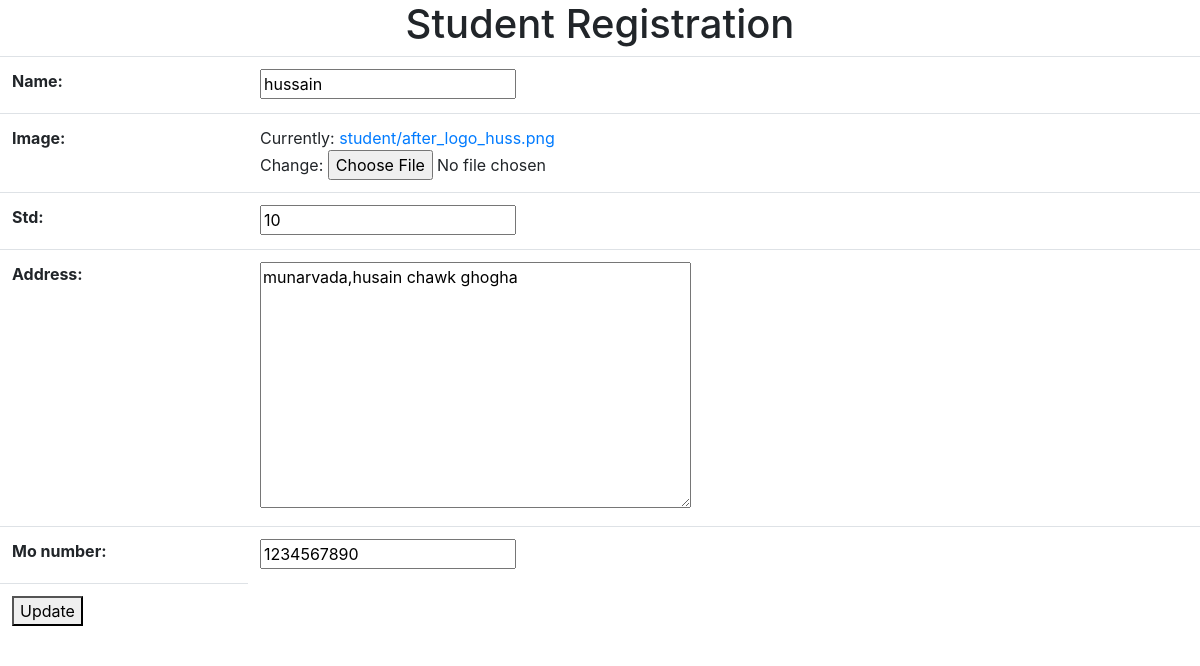
Page /update/1/ on the earlier database version.
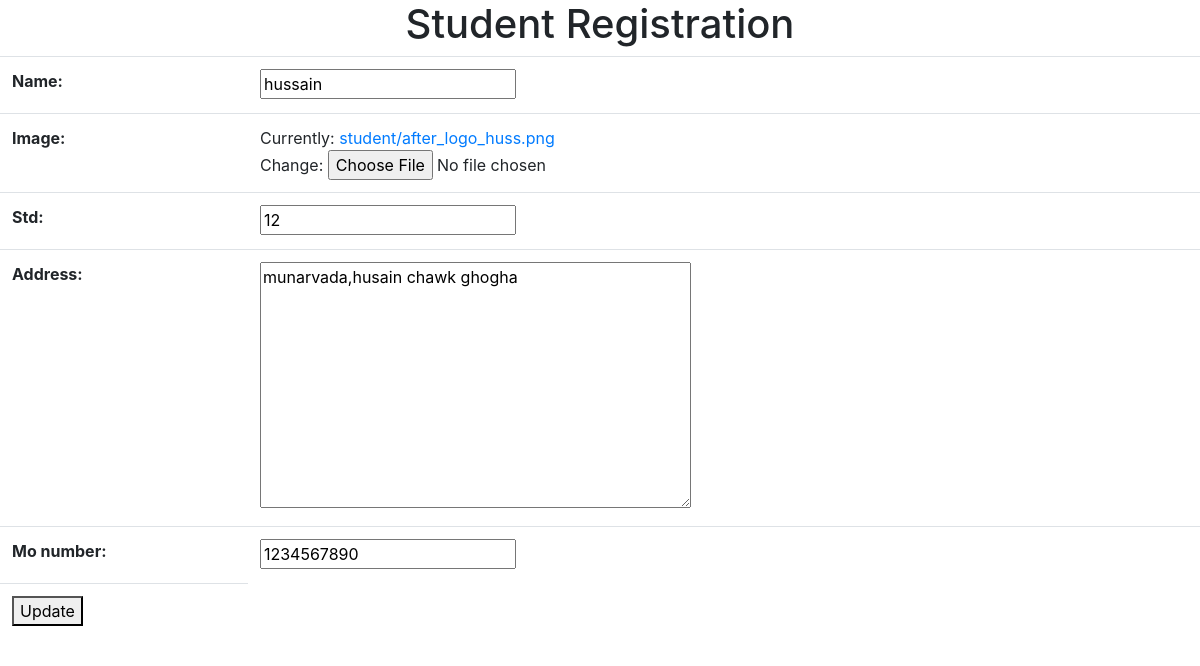
Same page on the later database version.
### studentApp/models.py (models this page shows)
class Student(models.Model):
    name=models.CharField(max_length=20)
    image=models.ImageField(upload_to="student")
    std=models.IntegerField()
    address=models.TextField(max_length=50)
    mo_number=models.IntegerField()

### studentApp/views.py (the view)
# urls.py: path('update/<int:pk>/',UpdateData.as_view(),name="update"),
class UpdateData(UpdateView):
    template_name='update.html'
    model=Student
    form_class=StudentForm
    success_url=reverse_lazy("index")

### studentApp/forms.py
class StudentForm(forms.ModelForm):
    class Meta:
        model=Student
        fields="__all__"

### templates/update.html (shortened to what this page needs)
<!DOCTYPE html>
<html lang="en">
<head>
    <link rel="stylesheet" href="https://maxcdn.bootstrapcdn.com/bootstrap/4.5.2/css/bootstrap.min.css">
</head>
<body>
                <center>
                    <h1>Student Registration</h1>
                    <form method="POST" enctype="multipart/form-data">
                        <table class="table">
                            {{form.as_table}}
                            <tr>
                                <td>
                                    <button type="submit">Update</button>
                                </td>
                            </tr>
                        </table>
                    </form>
                </center>
</body>
</html>

Differences in the rows shown:
changed Student "hussain": std "10" → "12"
